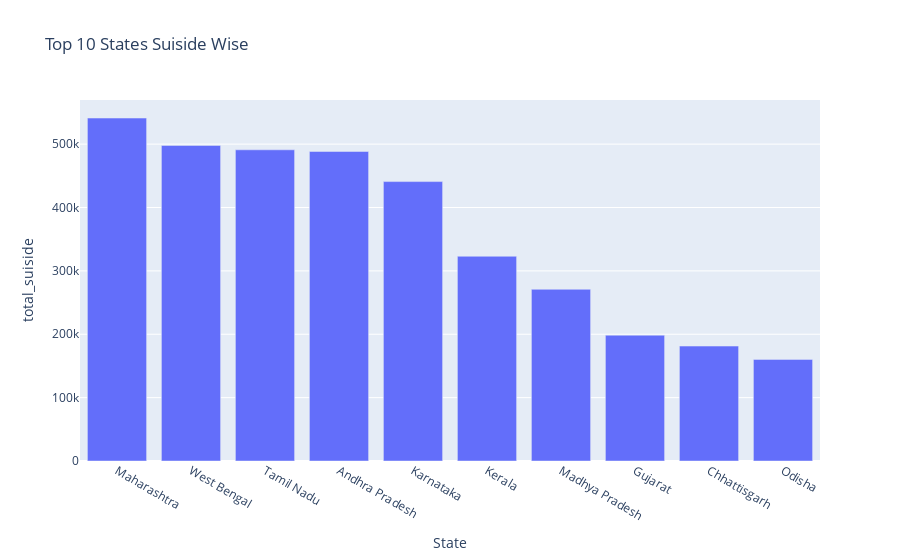

The code cell stored with this chart in its notebook:
### Code cell
px.bar(x = 'State', y='total_suiside',data_frame = top10_suiside,title="Top 10 States Suiside Wise")

### Figure 1 — Plotly figure (JSON) as saved in the notebook; plotly's stock layout.template omitted (floating-point values rounded to 4 significant figures)
{"data": [{"alignmentgroup": "True", "hovertemplate": "State=%{x}<br>total_suiside=%{y}<extra></extra>", "legendgroup": "", "marker": {"color": "#636efa", "pattern": {"shape": ""}}, "name": "", "offsetgroup": "", "orientation": "v", "showlegend": false, "textposition": "auto", "type": "bar", "x": ["Maharashtra", "West Bengal", "Tamil Nadu", "Andhra Pradesh", "Karnataka", "Kerala", "Madhya Pradesh", "Gujarat", "Chhattisgarh", "Odisha"], "xaxis": "x", "y": [541167, 497962, 491065, 488419, 440895, 323074, 270921, 198504, 181364, 160338], "yaxis": "y"}], "layout": {"barmode": "relative", "legend": {"tracegroupgap": 0}, "title": {"text": "Top 10 States Suiside Wise"}, "xaxis": {"anchor": "y", "domain": [0, 1], "title": {"text": "State"}}, "yaxis": {"anchor": "x", "domain": [0, 1], "title": {"text": "total_suiside"}}}}
